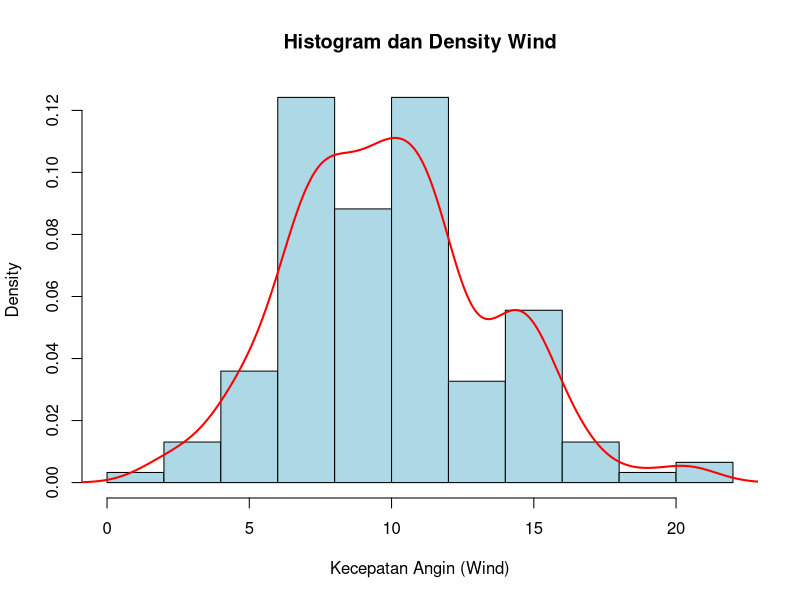
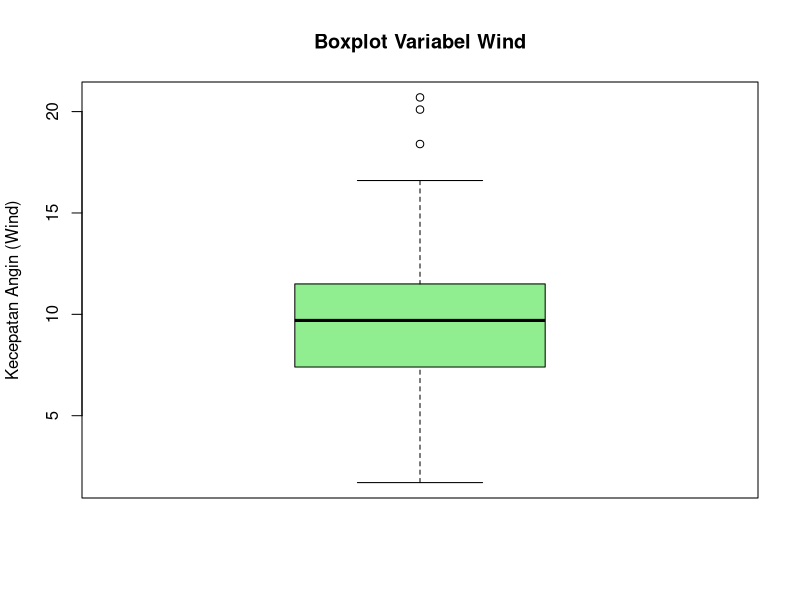
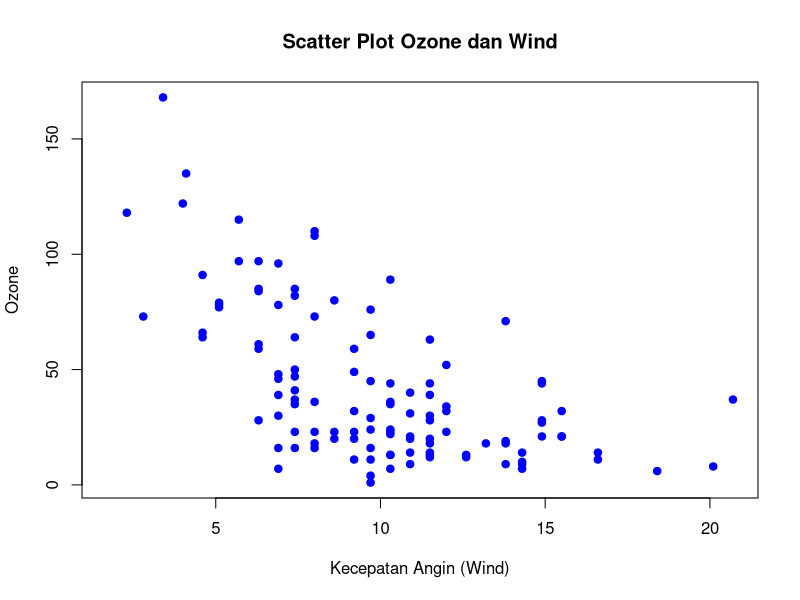

Source code (R) for these figures, in order:
# 1. Membuka data
data(airquality)
View(airquality)
str(airquality)

# 2. Histogram dan Density Wind
hist(airquality$Wind,
     probability = TRUE,
     main = "Histogram dan Density Wind",
     xlab = "Kecepatan Angin (Wind)",
     ylab = "Density",
     col = "lightblue",
     border = "black")

lines(density(airquality$Wind, na.rm = TRUE),
      col = "red",
      lwd = 2)

# 3. Boxplot
boxplot(airquality$Wind,
        main = "Boxplot Variabel Wind",
        ylab = "Kecepatan Angin (Wind)",
        col = "lightgreen")

# Stem and Leaf
stem(airquality$Wind)

# 4. Scatter Plot
plot(airquality$Wind,
     airquality$Ozone,
     main = "Scatter Plot Ozone dan Wind",
     xlab = "Kecepatan Angin (Wind)",
     ylab = "Ozone",
     pch = 19,
     col = "blue")
